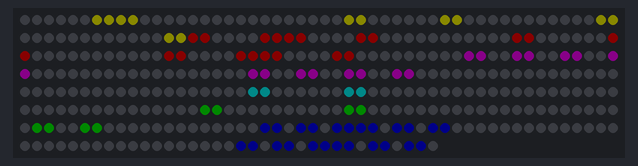
A sketch run on a simulated Arduino Uno, built with avr-gcc and run on an emulated ATmega328P. Shown: 385 RGB LEDs in strip order, left to right, continuing on the next row. Dim RGB values are drawn brighter than linear; random numbers use the default seed unless the sketch sets one.

Above: at 4.46 s.
At 5.55 s:
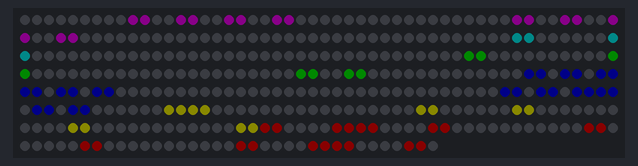
At 6.2 s:
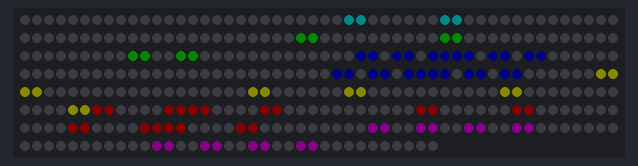
At 17.44 s:
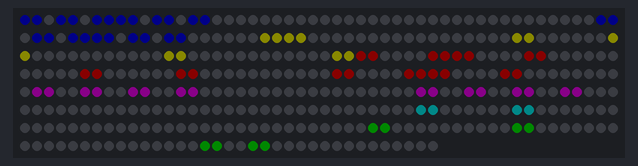
At 29.0 s:
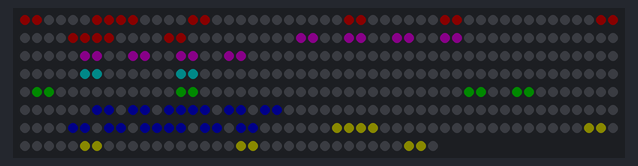
At 39.76 s:
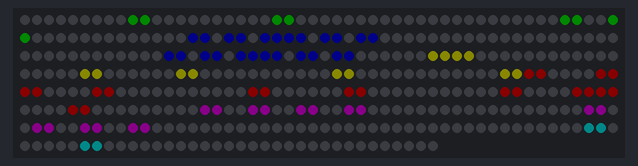

Measured:
- what the display in image 2 shows lasts 6.2 s, from 6.2 s to 12.4 s

The sketch:

ULTiM8_Die.ino
```cpp
/*
 * A die (one of a pair of dice) simulation for 6 ULTiM8x8's arranged in a cube.
 */
#include <FastLED.h>
#include <SPI.h>

CRGB primary_colors[6] = {
  CRGB(0, 255, 255),
  CRGB(0, 255, 0),
  CRGB(0, 0, 255),
  CRGB(255, 255, 0),
  CRGB(255, 0, 0),
  CRGB(255, 0, 255),
};


uint8_t   one[8] = {0x00,0x00,0x00,0x18,0x18,0x00,0x00,0x00}; // 1
uint8_t   two[8] = {0x00,0x06,0x06,0x00,0x00,0x60,0x60,0x00}; // 2
uint8_t three[8] = {0x03,0x03,0x00,0x18,0x18,0x00,0xc0,0xc0}; // 3
uint8_t  four[8] = {0x00,0x66,0x66,0x00,0x00,0x66,0x66,0x00}; // 4
uint8_t  five[8] = {0xc3,0xc3,0x00,0x18,0x18,0x00,0xc3,0xc3}; // 5
uint8_t   six[8] = {0xc3,0xc3,0x00,0xc3,0xc3,0x00,0xc3,0xc3}; // 6

uint8_t *numbers[6] = {one, two, six, three, five, four};

void draw_face(uint16_t col, uint8_t *number, const struct CRGB & color){
  for(byte ii=0; ii<8; ii++){
    for(byte jj=0; jj<8; jj++){
      if(number[ii] >> jj & 0b1){
	setPixel(ii, (col + jj), color);
      }
      else{
	setPixel(ii, (col + jj), CRGB::Black);
      }
    }
  }
}

const byte N_8x8_ROW = 1;
const byte N_8x8_COL = 6;
const byte N_ROW = N_8x8_ROW * 8;
const byte N_COL = N_8x8_COL * 8;
const byte BUFFER_SIZE = N_ROW * 8;
const uint16_t NUMPIXELS = N_ROW * N_COL + 1;

void show();

CRGB leds[NUMPIXELS];
byte shift_delay_ms = 1;    // global var to make scrolling consistent
int32_t last_serial_ms = -1;
const uint32_t SERIAL_TIMEOUT = 5000;


void show(){
  FastLED.show();
}

bool flip = false;
int32_t snake(byte row, byte col){
  //  1. find the board
  uint32_t out = 0;
  uint8_t board;
  if(flip){
    row = N_ROW - row - 1;
    col = N_COL - col - 1;
  }
  if (row / 8 % 2 == 0){
    board = col / 8; // # assume 2 rows of boards
    if(col % 2 ==  0){
      out = 7 - row + col * 8;
    }
    else{
      out = col * 8 + row;
    }
  }
  else{
    board = 7 - (col - 8 * N_8x8_COL) / 8 - 1; //# assume 2 rows of boards
    //col = 47 - col;
    col = N_8x8_COL * 8 - 1 - col;
    row -= 8;
    if(col % 2 == 0){
      out = 64 * N_8x8_COL + row + col * 8;
    }
    else{
      out = 64 * N_8x8_COL + (7 - row) + col * 8;
    }
  }

  if(out > NUMPIXELS){
    out = -1;
  }
  return out;
}

void setPixel(uint8_t row, uint8_t col, const struct CRGB & color){
  if(row >= N_ROW){
  }
  else if(col >= N_COL){
    //int ii = (col - N_COL) * N_ROW + row;
    col = (col - N_COL);
    if(col < 8 && row < N_ROW){
    }
  }
  else{
    uint16_t pos = snake(row, col);
    if(pos != -1){
      leds[pos] = color;
    }
  }
}

uint8_t brightness = 10;

void setup() {
  Serial.begin(115200);
  for(int ii=0; ii<BUFFER_SIZE; ii++){
  }
  FastLED.setBrightness(brightness);
//  FastLED.addLeds<APA102, MOSI, SCK, BGR, DATA_RATE_MHZ(25)>(leds, NUMPIXELS);
  FastLED.addLeds<APA102>(leds, NUMPIXELS);
  show(); // Turn all LEDs off ASAP
  delay(1000);
}

uint32_t start_time = 12 * 3600 + 06 * 60 + 0;
uint32_t count;
char *msg = "     Your Name In Lights!!!   ";

void loop() {
  uint8_t roll = 8;
  for(int jj = 0; jj < 40; jj++){
    uint8_t new_roll = random(0, 6);
    while(new_roll == roll){
      new_roll = random(0, 6);
    }
    roll = new_roll;
    for(int ii=0; ii<6; ii++){
      draw_face(ii * 8,
		numbers[(ii + roll) % 6],
		primary_colors[(ii + roll) % 6]);
    }
    show();
    delay(10 + jj * 6);
  }
  delay(6000);
}
```
